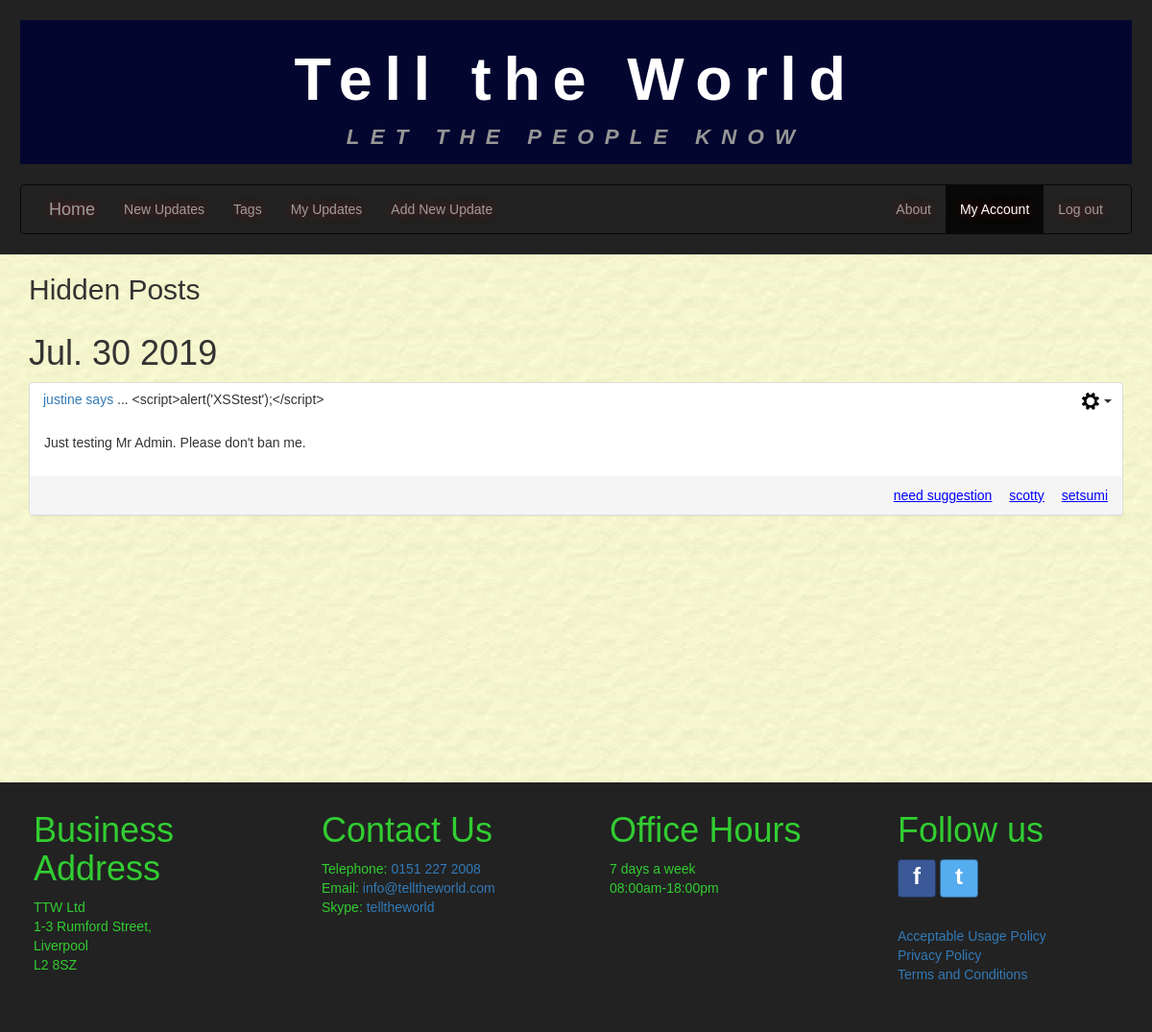
/hiddenposts/ (signed in), run on the app's committed database.
### tellings/models.py (models this page shows, shortened)
class HiddenPost(models.Model):
    postID = models.ForeignKey(UserPost, on_delete=models.CASCADE, db_column='postID')
    hideFrom = models.ForeignKey(settings.AUTH_USER_MODEL, on_delete=models.CASCADE,
                             db_column='hideFrom')
    class Meta:
        verbose_name = "HiddenPost"
        verbose_name_plural = "HiddenPosts"

class UserPost(models.Model):
    postID = models.AutoField(primary_key=True, db_column='postID')
    user = models.ForeignKey(settings.AUTH_USER_MODEL, on_delete=models.CASCADE,
                             db_column='user')
    dateOfPost = models.DateTimeField()
    postTitle = models.CharField(max_length=35)
    postText = models.CharField(max_length=255)
    dateOfEdit = models.DateTimeField(null=True, blank=True)
    @property
    def post_tags(self):
        tagmaps = Tagmap.objects.filter(postID=self.postID)
        tagList = sorted([tag.tagID.tagName for tag in tagmaps])
        return tagList
    class Meta:
        verbose_name = "UserPost"
        verbose_name_plural = "UserPosts"

class Tag(models.Model):
    tagID = models.AutoField(primary_key=True, db_column='tagID')
    tagName = models.CharField(max_length=15)
    class Meta:
        ordering = ['tagName']
        verbose_name = "Tag"
        verbose_name_plural = "Tags"

### tellings/views.py (the view)
# urls.py: path('hiddenposts/', HiddenPostListView.as_view(), name='hiddenposts'),
class HiddenPostListView(LoginRequiredMixin, generic.ListView):
    model = HiddenPost
    template_name = "tellings/hiddenpost_list.html"
    paginate_by = 20
    http_method_names = ['get']
    def get_queryset(self):
      current_user = self.request.user
      blockedPosts = self.get_blockedPosts_list()
      if self.request.method == 'GET' and 'username' in self.request.GET:
          username_val = self.request.GET.get('username')
          if User.objects.filter(username=username_val).exists():
              userToBlock = User.objects.get(username=username_val)
              return HiddenPost.objects.filter(postID__user=userToBlock, hideFrom=current_user).exclude(postID__in=blockedPosts).order_by('-postID__dateOfPost')
          else:
              return HiddenPost.objects.filter(hideFrom=current_user).exclude(postID__in=blockedPosts).order_by('-postID__dateOfPost')
      else:
          return HiddenPost.objects.filter(hideFrom=current_user).exclude(postID__in=blockedPosts).order_by('-postID__dateOfPost')
    def blockedUsers(self):
        current_user = self.request.user
        blockedUsers = BlockedUser.objects.filter(blockedBy=current_user)
        return [blocked.blockedUser for blocked in blockedUsers]
    def userBlockedBy(self):
        current_user = self.request.user
        blockedBy = BlockedUser.objects.filter(blockedUser=current_user)
        return [blocked.blockedBy for blocked in blockedBy]
    def get_blockedPosts_list(self):
        blockedUsers = self.blockedUsers()
        blockedBy = self.userBlockedBy()
        blockedList = list(set().union(blockedUsers, blockedBy))
        blockedPosts = []
        if blockedList:
            posts =  UserPost.objects.filter(user__in=blockedList)
            blockedPosts = [post for post in posts]
        return blockedPosts

### tellings/templates/tellings/hiddenpost_list.html (shortened to what this page needs)
{% extends 'tellings/base.html' %}
{% block content %}
<div class="container-fluid main-content">
  <div class="container">
    <h2>Hidden Posts</h2>
    <div class="row">
      {% if hiddenpost_list %}
        {% load static %}
        {% regroup hiddenpost_list by postID.dateOfPost|date:"M. d Y" as ordered_post_list  %}
        {% for mypost in ordered_post_list %}
        <div class="row">
          <h1>{{ mypost.grouper }}</h1>
          <div class="panel-group">
            {% for item in mypost.list %}
              <div class="panel panel-default" id="panel_post_{{ item.postID.postID }}">
                <div class="panel-header hiddenposts-panel-header align_between">
                  <div class="panel-postTitle align-panel-footer-text-left">
                    <p><a href="{% url 'tellings:hiddenposts' %}?username={{ item.postID.user }}" name="{{ item.postID.user }}">
                      {{ item.postID.user }} says</a> ... {{ item.postID.postTitle }}
                    </p>
                  </div>
                  <div class="btn-group align-panel-footer-text-right">
                    <button type="button" class="btn dropdown-toggle post-cog-btn" data-toggle="dropdown" aria-haspopup="true" aria-expanded="false">
                      <img src="{% static 'tellings/imgs/settings_cog.png' %}" alt="">
                      <span class = "caret"></span>
                    </button>
                  </div>
                </div>
                <div>
                  <div class="panel-body">
                    <p id="text_post_{{ item.postID.postID }}">{{ item.postID.postText }}</p>
                  </div>
                </div>
                <div class="panel-footer align_between">
                  <span class="align-panel-footer-text-left last-edited-text">
                  </span>
                    <span class="align-panel-footer-text-right">
                  {% for tag in item.postID.post_tags %}
                    <span class="false-link tagLink">{{ tag }}</span>
                  {% endfor %}
                  </span>
                </div>
              </div>
              <br />
            {% endfor %}
          </div>
        </div>
        {% endfor %}
      {% else %}
      <div class="user-comment-container">
        <p class="user-no-comments-text">You have not hidden any posts.</p>
      </div>
      {% endif %}
    </div>
  </div>
</div>
{% endblock %}

### tellings/static/tellings/css/style.css (style rules this page uses)
* { font-family: Arial, Helvetica, sans-serif; margin: 0; padding: 0; color: #333; }
body { background-image: url('../imgs/bgimage.jpg'); }
.container-fluid { margin: 0em; padding-left: 0px; padding-right: 0px; }
.main-content { min-height: 550px; }
.row { margin: 0em; }
.align_between { display: flex; justify-content: space-between; }
.panel-body p { word-wrap: break-word; }
.hiddenposts-panel-header { padding: .5em 0em 0em 1em; }
.align-panel-footer-text-left { text-align: left; }
.align-panel-footer-text-right { text-align: right; }
.tagLink { padding-left: 1em; }
.post-cog-btn { padding: 0em 10px 0em 10px; background-color: white; }
.false-link { color: blue; text-decoration: underline; }
.last-edited-text { font-size: 0.8em; font-style: italic; }

### data on the page
HiddenPost: postID.user "justine", postID.postTitle "<script>alert('XSStest');</script>", postID.postText "Just testing Mr Admin. Please don't ban me."
Tag: post_tags "need suggestion"
Tag: post_tags "scotty"
Tag: post_tags "setsumi"

### other printed values
{{ mypost.grouper }} "Jul. 30 2019"
